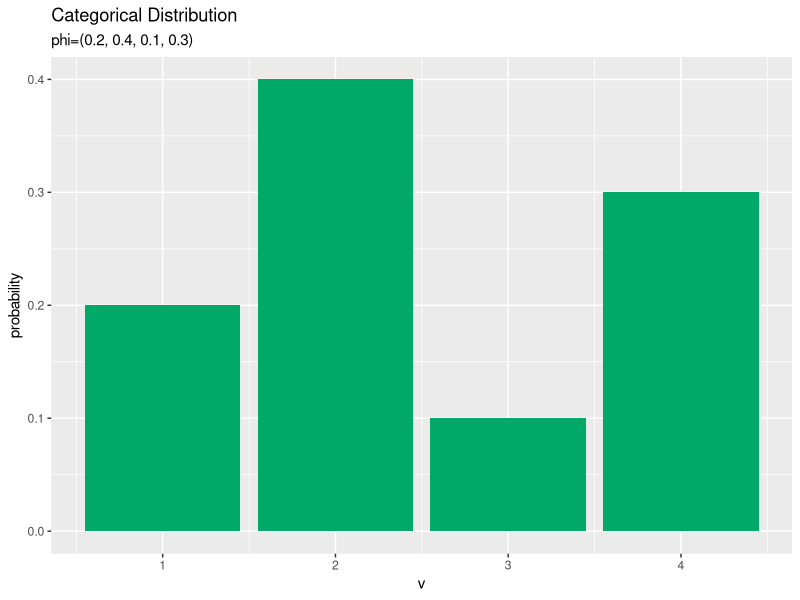
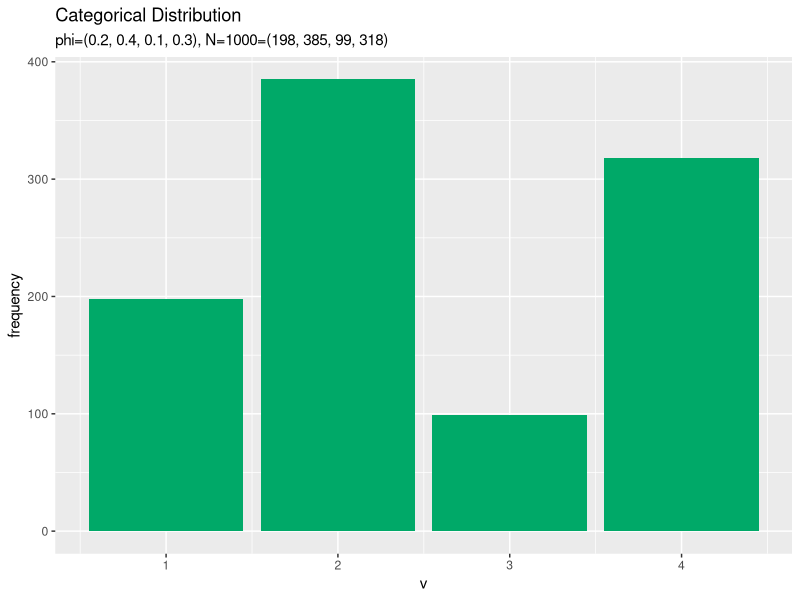
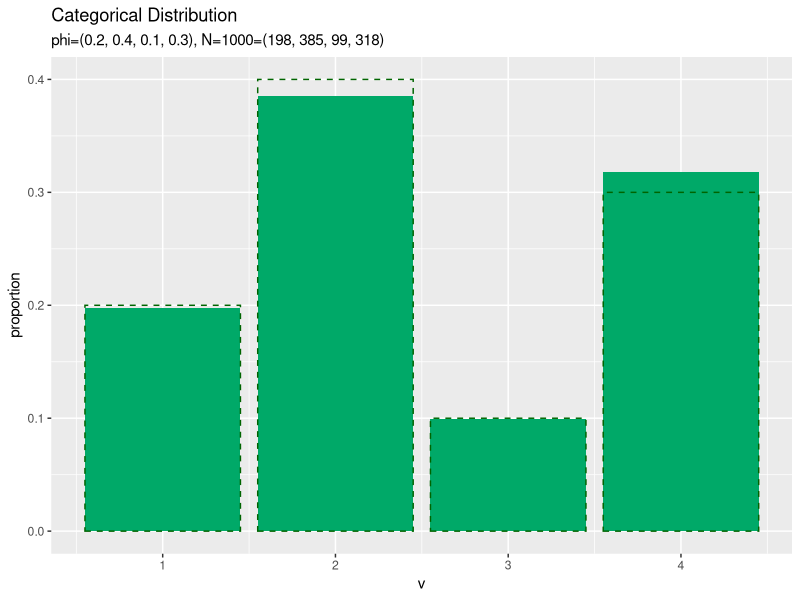

The R source for these figures, in order:
## ---- chunk 1
knitr::opts_chunk$set(
  echo = TRUE, 
  message = FALSE, error = FALSE, warning = FALSE, # メッセージを非表示
  fig.align = "center", # 画像を中央揃え
  fig.width = 5, fig.height = 4, # 画像のサイズ
  dev = "cairo_pdf", dev.args = list(family = "ipaexg"), # {ggplot2}に日本語を組み込む場合の対処
  class.source = "numberLines lineAnchors", # ソースを番号付けする
  class.output = "numberLines lineAnchors chunkout" # 出力を番号付けする
)
## ---- chunk 2
# レンダリング日時
Sys.time()
## ---- chunk 3
# 利用するパッケージ
library(tidyverse)
library(gganimate)
## ---- chunk 4
# パラメータを指定
phi_v <- c(0.2, 0.4, 0.1, 0.3)

# 確率変数の値を指定
x_v <- c(0, 1, 0, 0)
## ---- chunk 5
# 定義式により確率を計算
prob <- prod(phi_v^x_v)
prob
## ---- chunk 6
# 対数をとった定義式により確率を計算
log_prob <- sum(x_v * log(phi_v))
prob <- exp(log_prob)
prob; log_prob
## ---- chunk 7
# 多項分布の関数により確率を計算
prob <- dmultinom(x = x_v, size = 1, prob = phi_v)
prob
## ---- chunk 8
# 多項分布の対数をとった関数により確率を計算
log_prob <- dmultinom(x = x_v, size = 1, prob = phi_v, log = TRUE)
prob <- exp(log_prob)
prob; log_prob
## ---- chunk 9
# インデックスにより確率を抽出
v <- which(x_v == 1)
prob <- phi_v[v]
prob
## ---- chunk 10
# クラス番号を指定
v <- 1

# 平均を計算
E_x <- phi_v[v]
E_x
## ---- chunk 11
# 分散を計算
V_x <- phi_v[v] * (1 - phi_v[v])
V_x
## ---- chunk 12
# パラメータを指定
phi_v <- c(0.2, 0.4, 0.1, 0.3)

# クラス数を取得
V <- length(phi_v)

# カテゴリ分布の情報を格納
prob_df <- tidyr::tibble(
  v = 1:V, # クラス
  probability = phi_v # 確率
)
head(prob_df)
## ---- chunk 13
# カテゴリ分布のグラフを作成
ggplot(data = prob_df, mapping = aes(x = v, y = probability)) + # データ
  geom_bar(stat = "identity", position = "dodge", fill = "#00A968") + # 棒グラフ
  scale_x_continuous(breaks = 0:V, labels = 0:V) + # x軸目盛
  labs(title = "Categorical Distribution", 
       subtitle = paste0("phi=(", paste0(phi_v, collapse = ", "), ")")) # ラベル
## ---- chunk 14
# 作図用のphi_1の値を作成
phi_vals <- seq(from = 0, to = 1, by = 0.01)

# クラス数を指定
V <- 3

# phiの値ごとに分布を計算
anime_prob_df <- tidyr::tibble()
for(phi in phi_vals) {
  # phi_1以外の割り当てを指定
  phi_v <- c(phi, (1 - phi) * 0.6, (1 - phi) * 0.4)
  
  # 二項分布の情報を格納
  tmp_prob_df <- tidyr::tibble(
    v = 1:V, # クラス
    probability = phi_v, # 確率
    parameter = paste0("phi=(", paste0(round(phi_v, 2), collapse = ", "), ")") %>% 
      as.factor() # フレーム切替用のラベル
  )
  
  # 結果を結合
  anime_prob_df <- rbind(anime_prob_df, tmp_prob_df)
}
head(anime_prob_df)
## ---- chunk 15
# パラメータを指定
phi_v <- c(0.2, 0.4, 0.1, 0.3)

# クラス数を取得
V <- length(phi_v)

# データ数を指定
N <- 1000

# カテゴリ分布に従う乱数を生成
x_nv <- rmultinom(n = N, size = 1, prob = phi_v) %>% 
  t()
x_nv[1:5, ]
## ---- chunk 16
# インデックスを抽出
x_n <- which(x = t(x_nv) == 1, arr.ind = TRUE)[, "row"]
x_n[1:5]
## ---- chunk 17
# 乱数を集計して格納
freq_df <- tidyr::tibble(
  v = 1:V, # クラス
  frequency = colSums(x_nv), # 頻度
  proportion = frequency / N
)
head(freq_df)
## ---- chunk 18
# サンプルのヒストグラムを作成
ggplot(data = freq_df, mapping = aes(x = v, y = frequency)) + # データ
  geom_bar(stat = "identity", position = "dodge", fill = "#00A968") + # 棒グラフ
  scale_x_continuous(breaks = 0:V, labels = 0:V) + # x軸目盛
  labs(title = "Categorical Distribution", 
       subtitle = paste0("phi=(", paste0(phi_v, collapse = ", "), ")", 
                         ", N=", N, "=(", paste0(colSums(x_nv), collapse = ", "), ")")) # ラベル
## ---- chunk 19
# サンプルの構成比を作図
ggplot() + 
  geom_bar(data = freq_df, mapping = aes(x = v, y = proportion), 
           stat = "identity", position = "dodge", fill = "#00A968") + # 構成比
  geom_bar(data = prob_df, mapping = aes(x = v, y = probability), 
           stat = "identity", position = "dodge", alpha = 0, color = "darkgreen", linetype = "dashed") + # 真の分布
  scale_x_continuous(breaks = 0:V, labels = 0:V) + # x軸目盛
  labs(title = "Categorical Distribution", 
       subtitle = paste0("phi=(", paste0(phi_v, collapse = ", "), ")", 
                         ", N=", N, "=(", paste0(colSums(x_nv), collapse = ", "), ")")) # ラベル
## ---- chunk 20
# データ数を指定
N <- 100

# 乱数を1つずつ生成
x_nv <- matrix(NA, nrow = N, ncol = V)
anime_freq_df <- tidyr::tibble()
anime_data_df <- tidyr::tibble()
anime_prob_df <- tidyr::tibble()
for(n in 1:N) {
  # カテゴリ分布に従う乱数を生成
  x_nv[n, ] <- rmultinom(n = 1, size = 1, prob = phi_v) %>% 
    as.vector()
  
  # ラベル用のテキストを作成
  label_text <- paste0(
    "phi=(", paste0(phi_v, collapse = ", "), ")", 
    ", N=", n, "=(", paste0(colSums(x_nv, na.rm = TRUE), collapse = ", "), ")"
  )
  
  # n個の乱数を集計して格納
  tmp_freq_df <- tidyr::tibble(
    v = 1:V, # クラス
    frequency = colSums(x_nv, na.rm = TRUE), # 頻度
    proportion = frequency / n, # 割合
    parameter = as.factor(label_text) # フレーム切替用のラベル
  )
  
  # n番目の乱数を格納
  tmp_data_df <- tidyr::tibble(
    v = which(x_nv[n, ] == 1), # サンプルのクラス番号
    parameter = as.factor(label_text) # フレーム切替用のラベル
  )
  
  # n回目のラベルを付与
  tmp_prob_df <- prob_df %>% 
    dplyr::mutate(parameter = as.factor(label_text))
  
  # 結果を結合
  anime_freq_df <- rbind(anime_freq_df, tmp_freq_df)
  anime_data_df <- rbind(anime_data_df, tmp_data_df)
  anime_prob_df <- rbind(anime_prob_df, tmp_prob_df)
}
head(anime_freq_df)
